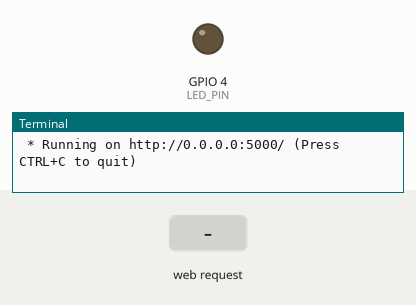
Simulated run of this program. Board: Raspberry Pi (BCM pin numbers). Parts: output pins drawn as LEDs (lit = HIGH), the last lines printed to the terminal. The inputs (shaded band) are chosen by the test bench. The clock reads 2024-03-15 10:24:30 at power-on unless the program sets it.

Above: at 1.2 s.
1.3 s: HTTP request for /led/on received
At 1.8 s:
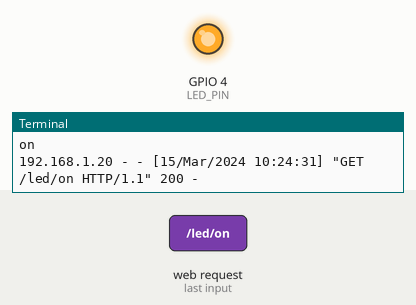
4.3 s: HTTP request for /led/off received
At 5.3 s:
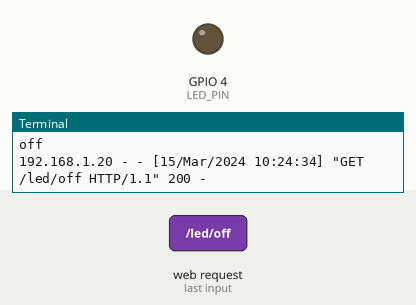
Timing chart, 0 to 7.3 s (numbered marks = the images above; inputs shaded):
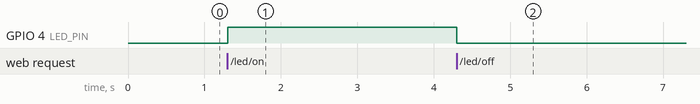

Measured:
- after the input at 1.3 s, GPIO 4 (LED_PIN): LOW → HIGH at once
- after the input at 4.3 s, GPIO 4 (LED_PIN): HIGH → LOW at once

The program:

flask_led.py
```python
from flask import Flask
import RPi.GPIO as GPIO

LED_PIN = 4

GPIO.setmode(GPIO.BCM)
GPIO.setup(LED_PIN, GPIO.OUT)

# Flask 객체 생성
# __name__은 파일명
app = Flask(__name__)


# 라우팅을 위한 뷰 함수
@app.route("/")
def hello_world():
  return '''
    <p>Hello, Flask!<p>
    <a href="/led/on">LED ON</a>
    <a href="/led/off">LED OFF</a>
  '''

@app.route("/led/<cmd>")
def led_op(cmd):
  print(cmd)
  if cmd == "on":
    GPIO.output(LED_PIN, GPIO.HIGH)
    return '''
      <p>LED ON</p>
      <a href="/">HOME</a>
    '''
  elif cmd == "off":
    GPIO.output(LED_PIN, GPIO.LOW)
    return '''
      <p>LED OFF<p>
      <a href="/">HOME</a>
    '''


# 터미널에서 직접 실행시킨 경우
if __name__ == "__main__":
  app.run(host="0.0.0.0")


GPIO.output(LED_PIN, GPIO.LOW)

GPIO.setup(LED_PIN, GPIO.IN)

GPIO.cleanup()
```
